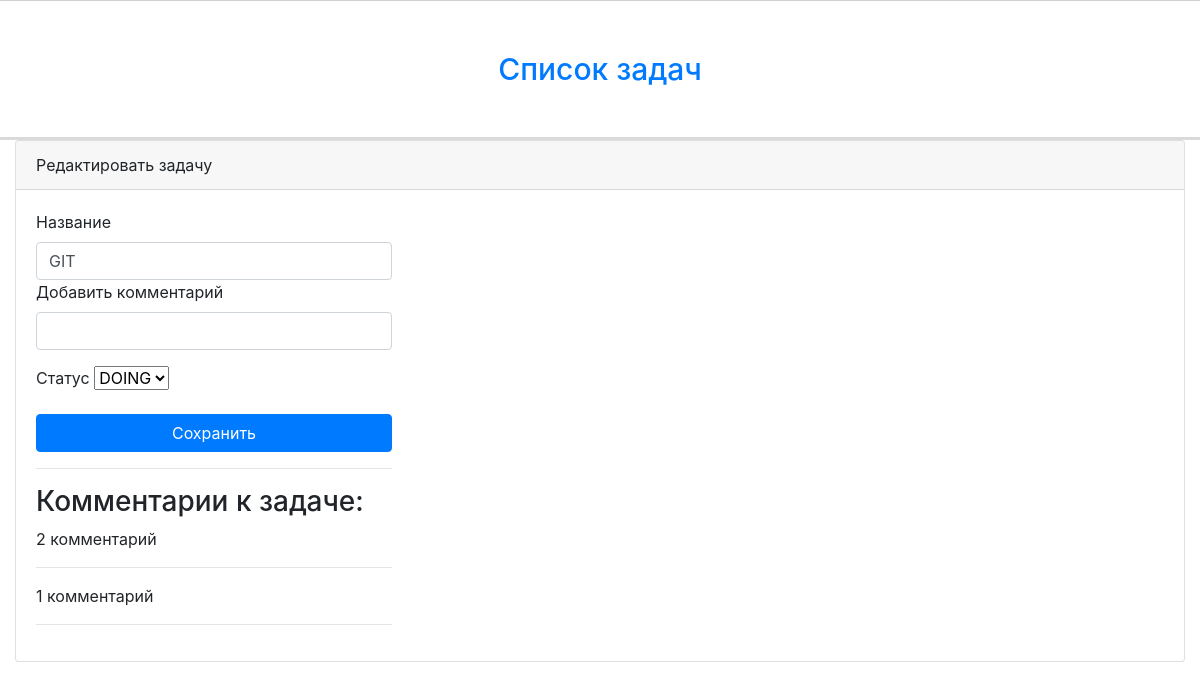
The app's page /edit/4 with its own data.
### tables this page shows
CREATE TABLE `task` (
  `id` int(11) NOT NULL,
  `name` varchar(255) NOT NULL,
  `status` varchar(255) NOT NULL
);

CREATE TABLE `comments` (
  `id` int(11) NOT NULL,
  `id_task` int(11) NOT NULL,
  `text` text NOT NULL
);

### application/controllers/MainController.php (called while the page is built, shortened)
<?php
class MainController extends Controller
{
    public function editAction()
    {
        $vars = [
            'data' => $this->model->taskData($this->route['id'])[0],
            'data_comments' => $this->model->commentsData($this->route['id']),
        ];
        $this->view->render('Редактировать задачу', $vars);
    }
}

### index.php (called while the page is built, shortened)
<?php
spl_autoload_register(function($class){
	$path = str_replace('\\', '/', $class.'.php');
});
$router = new Router;
$router->run();

### application/lib/Db.php (called while the page is built, shortened)
<?php
class Db {
    protected $db;
    public function __construct() {
        $config = require 'application/config/db.php';
        $this->db = new PDO('mysql:host='.$config['host'].';dbname='.$config['name'].'', $config['user'], $config['password']);
    }
    public function query($sql, $params = []) {
        $stmt = $this->db->prepare($sql);
        if (!empty($params)) {
            foreach ($params as $key => $val) {
                if (is_int($val)){
                    $type = PDO::PARAM_INT;
                }else{
                    $type = PDO::PARAM_STR;
                }
                $stmt->bindValue(':'.$key, $val, $type);
            }
        }
        $stmt->execute();
        return $stmt;
    }
    public function row($sql, $params = []) {
        $result = $this->query($sql, $params);
        return $result->fetchAll(PDO::FETCH_ASSOC);
    }
}

### application/config/db.php (called while the page is built)
<?php
return [
	'host' => 'localhost',
	'name' => 'tz',
	'user' => 'root',
	'password' => '',
];

### application/models/Main.php (called while the page is built, shortened)
<?php
class Main extends Model
{
    public function taskData($id)
    {
        $params = [
            'id' => $id,
        ];
        return $this->db->row('SELECT * FROM task WHERE id = :id', $params);
    }
    public function commentsData($id)
    {
        $params = [
            'id' => $id,
        ];
        return $this->db->row('SELECT * FROM comments WHERE id_task = :id ORDER BY id DESC', $params);
    }
}

### application/core/Controller.php (called while the page is built, shortened)
<?php
abstract class Controller
{
	public function __construct($route)
	{
		$this->route = $route;
		$this->model = $this->loadModel($route['controller']);
	}
	public function loadModel($name)
	{
		$path = 'application\models\\' . ucfirst($name);
		if(class_exists($path)){
			return new $path;
		}
	}
}

### application/core/Model.php (called while the page is built, shortened)
<?php
abstract class Model
{
	public function __construct()
	{
		$this->db = new Db;
	}
}

### application/views/main/edit.php (the view, shortened to what this page needs)
<div class="content-wrapper">
    <div class="container-fluid">
        <div class="card mb-3">
            <div class="card-header"><?php echo $title; ?></div>
            <div class="card-body">
                <div class="row">
                    <div class="col-sm-4">
                        <form action="/edit/<?php echo $data['id']; ?>" method="post">
                            <div class="form-group">
                                <label>Название</label>
                                <input class="form-control" type="text" name="name" value="<?php echo htmlspecialchars($data['name'], ENT_QUOTES); ?>">
                                <label>Добавить комментарий</label>
                                <input class="form-control" type="text" name="comment">
                            </div>
                            <div class="form-group">
                                <label>Статус</label>
                                <select name="status" id="status">
                                    <option <?php if($data['status'] == 'doing') echo "selected" ?> value="doing">DOING</option>
                                </select>
                            </div>
                            <button type="submit" class="btn btn-primary btn-block">Сохранить</button>
                            <hr>
                            <h3>Комментарии к задаче:</h3>
                            <?php if ($data_comments): ?>
                                <?php foreach ($data_comments as $comments): ?>
                                    <?= $comments['text']; ?>
                                    <hr>
                                <?php endforeach; ?>
                            <?php else: ?>
                                <p>Комментариев пока нет</p>
                            <?php endif; ?>
                        </form>
                    </div>
                </div>
            </div>
        </div>
    </div>
</div>

### records on screen
task: name "GIT", status "DOING"
comments: text "2 комментарий"
comments: text "1 комментарий"

### other values on screen
$title "Редактировать задачу"
